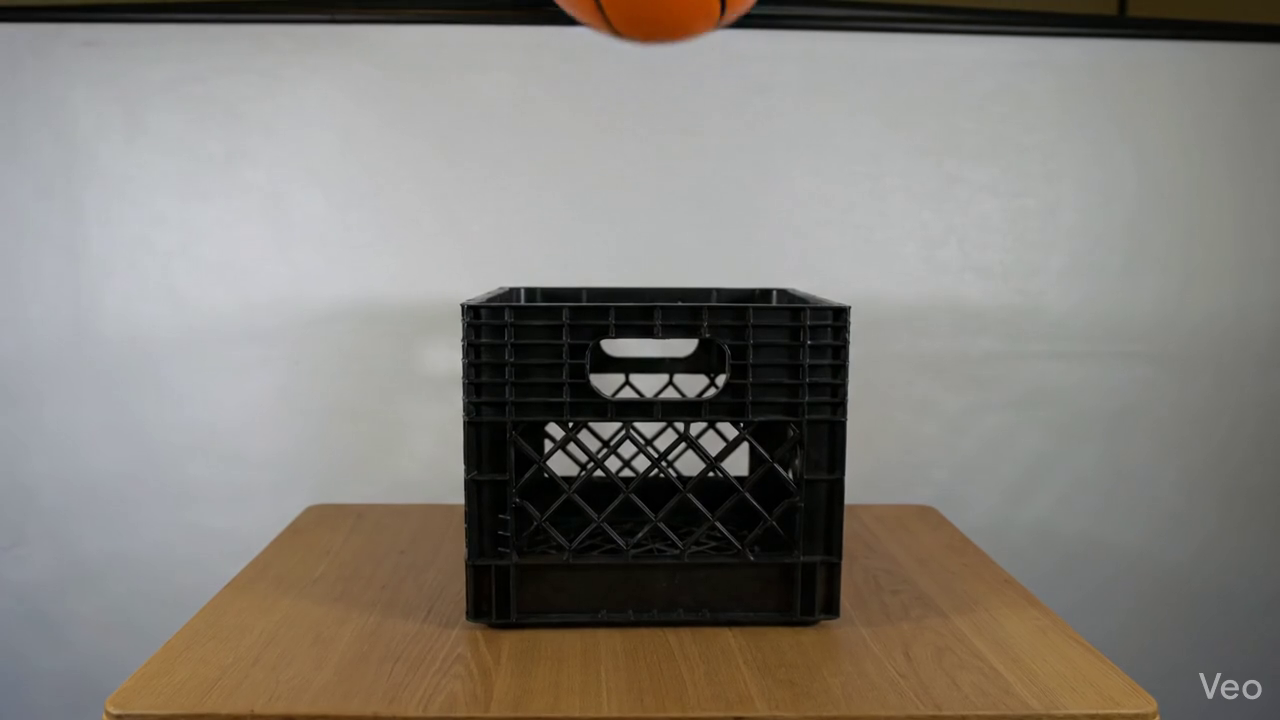
#> input picture frame 17 of test_videos/ai_generated/basketball-onto-crate.mp4, 1280 x 720 px, given in place of wan__unobs__019.mp4, which was not available
$ python make_failure_cases.py
#> lines starting #> are read from the running program, lines starting #| are printed output that depends on the picture; pictures that were not available may be replaced by others from this repository, and a replacement may not be noted
"""Figure: three annotated failure cases (Section 5.3). Frames are sampled from
the generated videos; ratings and issue text are the annotators'.

python paper/fig/make_failure_cases.py
"""
from pathlib import Path
import cv2
import matplotlib
matplotlib.use("Agg")
import matplotlib.pyplot as plt

ROOT = Path(__file__).resolve().parents[2]
OUT = Path(__file__).resolve().parent
CASES = [  # clip, frame indices, row label
    ("wan__unobs__019", [17, 51, 85, 120],
     r"(a) Wan 2.2: tea stated to be molasses-thick pours like water ($P{=}4$, $H{=}1$)"),
    ("hunyuan__unobs__022", [17, 51, 85, 120],
     r"(b) HunyuanVideo 1.5: rated as following the liquid-repellent surface, but the glass moves untouched ($P{=}1$, $H{=}3$)"),
    ("magi__unobs__011", [0, 40, 80, 119],
     r"(c) MAGI 4.5B: the robot barely moves; rated fully plausible ($P{=}4$, $H{=}1$, not completed)"),
]

plt.rcParams.update({"font.family": "serif",
                     "font.serif": ["Times New Roman", "Times", "Nimbus Roman", "DejaVu Serif"],
                     "mathtext.fontset": "stix"})
fig, axes = plt.subplots(len(CASES), 4, figsize=(5.5, 3.55),
                         gridspec_kw={"hspace": 0.32, "wspace": 0.03})
for r, (clip, idx, label) in enumerate(CASES):
    cap = cv2.VideoCapture(str(ROOT / "data/consolidated_videos" / f"{clip}.mp4"))
    for c, i in enumerate(idx):
        cap.set(cv2.CAP_PROP_POS_FRAMES, i)
        ok, f = cap.read()
        ax = axes[r, c]
        ax.imshow(cv2.cvtColor(f, cv2.COLOR_BGR2RGB), aspect="auto")
        ax.set_xticks([]); ax.set_yticks([])
        for s in ax.spines.values():
            s.set_linewidth(0.4)
        ax.text(0.03, 0.95, f"t={i / 24:.1f}s", transform=ax.transAxes, fontsize=6,
                va="top", color="white",
                bbox=dict(facecolor="black", alpha=0.5, pad=1, linewidth=0))
#> this loop made 4 passes
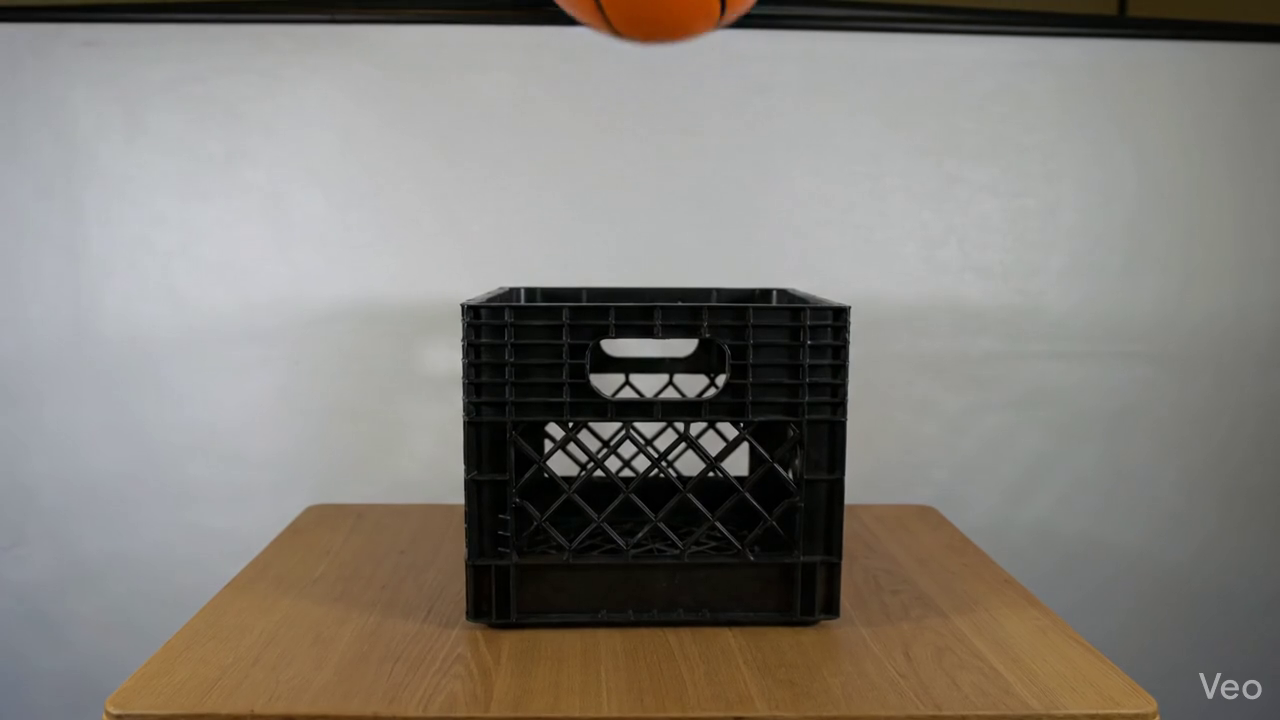
#> input picture frame 17 of test_videos/ai_generated/basketball-onto-crate.mp4, 1280 x 720 px, given in place of wan__unobs__019.mp4, which was not available
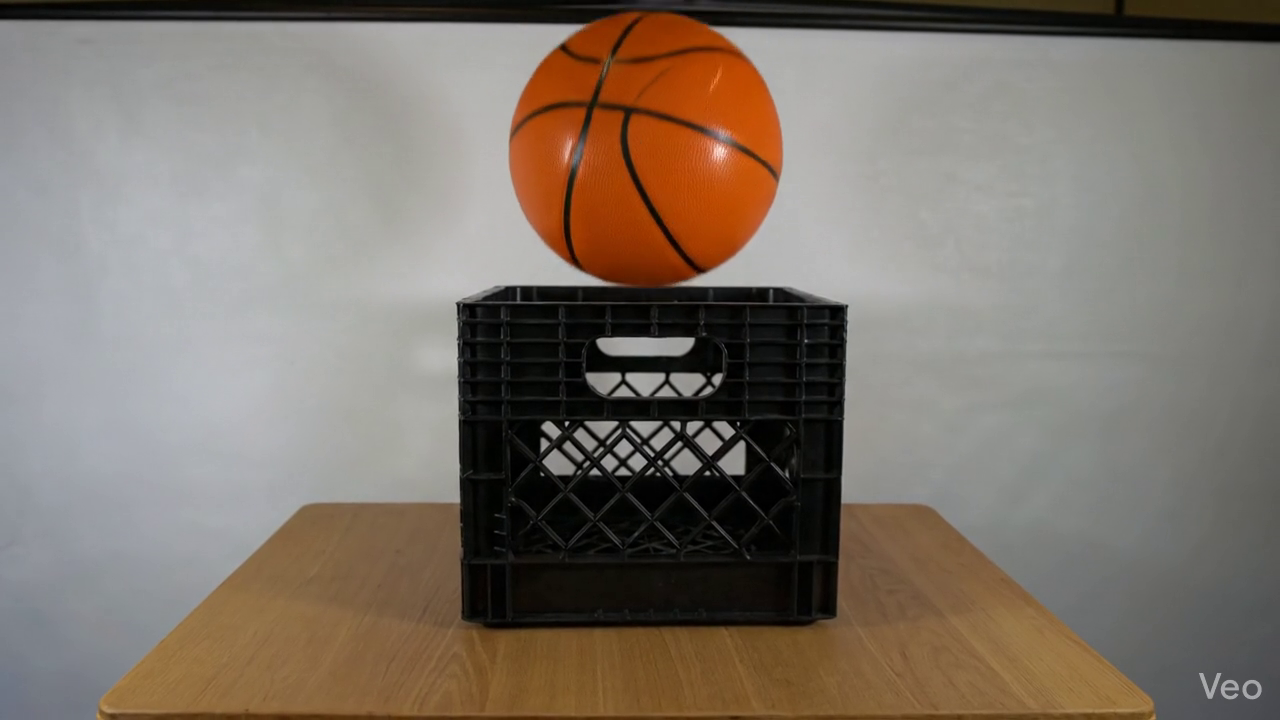
#> input picture frame 51 of test_videos/ai_generated/basketball-onto-crate.mp4, 1280 x 720 px, given in place of wan__unobs__019.mp4, which was not available
#> pass 3, `ok, f = cap.read()`:
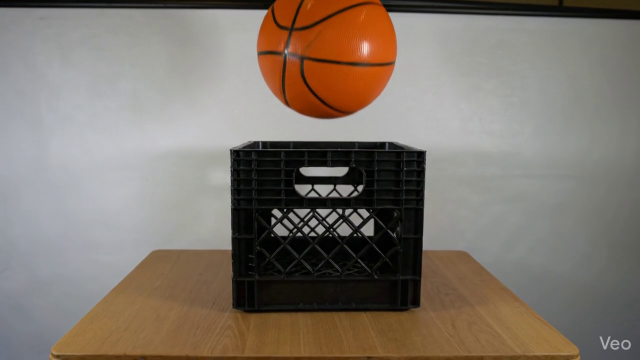
#> f: shape (720, 1280, 3) (shown at 1/2 size); mean B, G, R 108.6, 118.3, 128.4
#> after the loop:
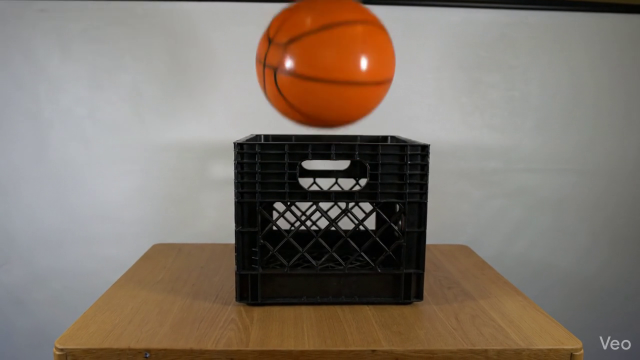
#> f: shape (720, 1280, 3) (shown at 1/2 size); mean B, G, R 107.2, 117.8, 128.8
#> pass 3 of the loop `for r, (clip, idx, label) in enumerate(CASES):`:
#> the loop `for c, i in enumerate(idx):` made 4 passes
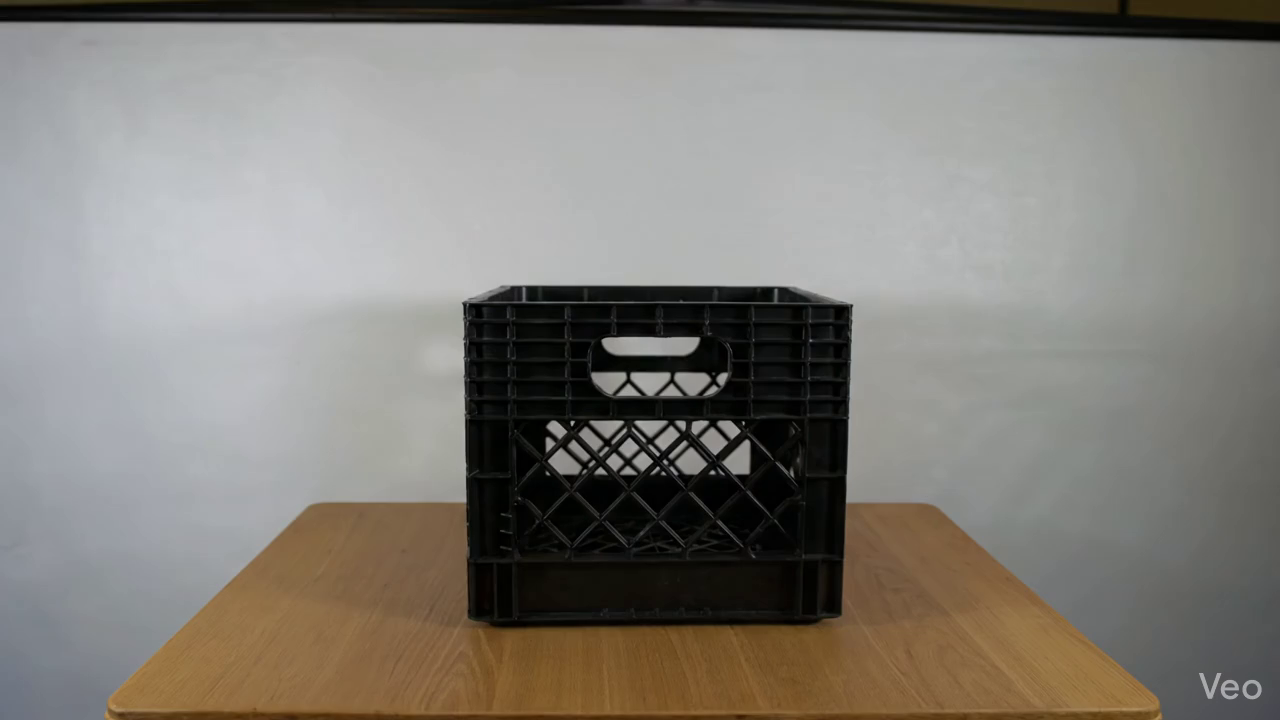
#> input picture frame 0 of test_videos/ai_generated/basketball-onto-crate.mp4, 1280 x 720 px, given in place of magi__unobs__011.mp4, which was not available
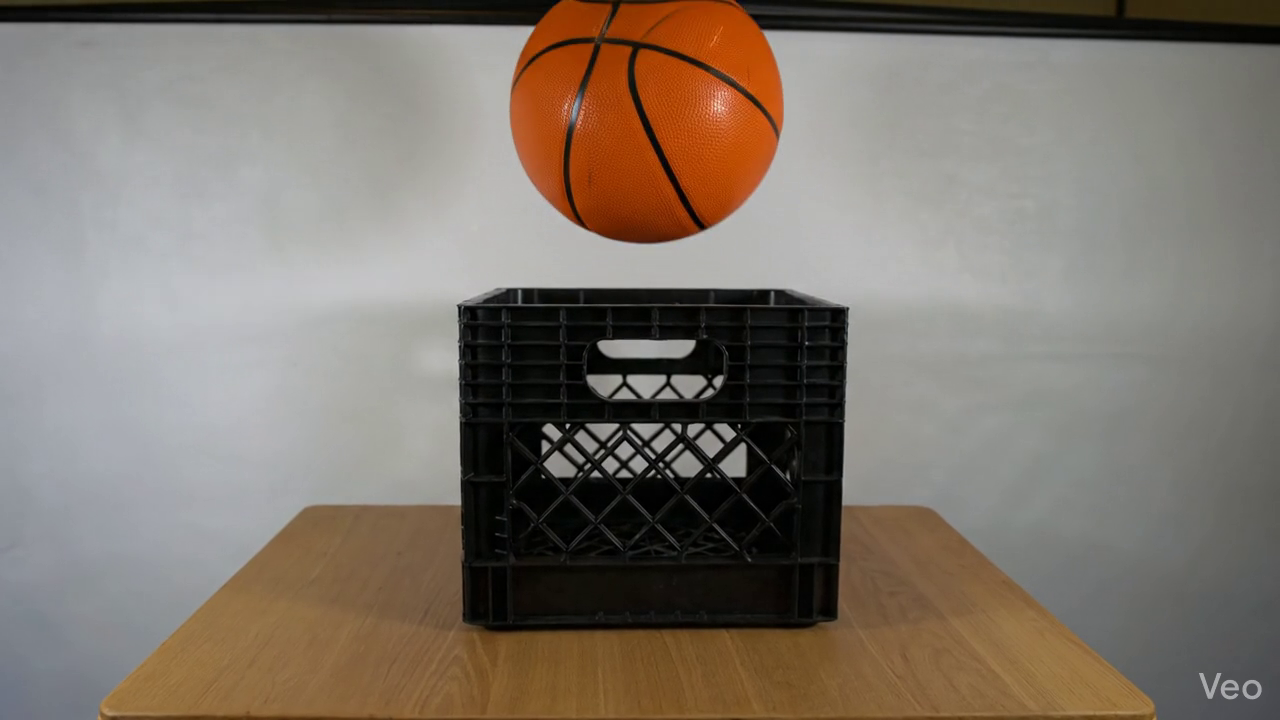
#> input picture frame 40 of test_videos/ai_generated/basketball-onto-crate.mp4, 1280 x 720 px, given in place of magi__unobs__011.mp4, which was not available
#> after the loop `for c, i in enumerate(idx):`:
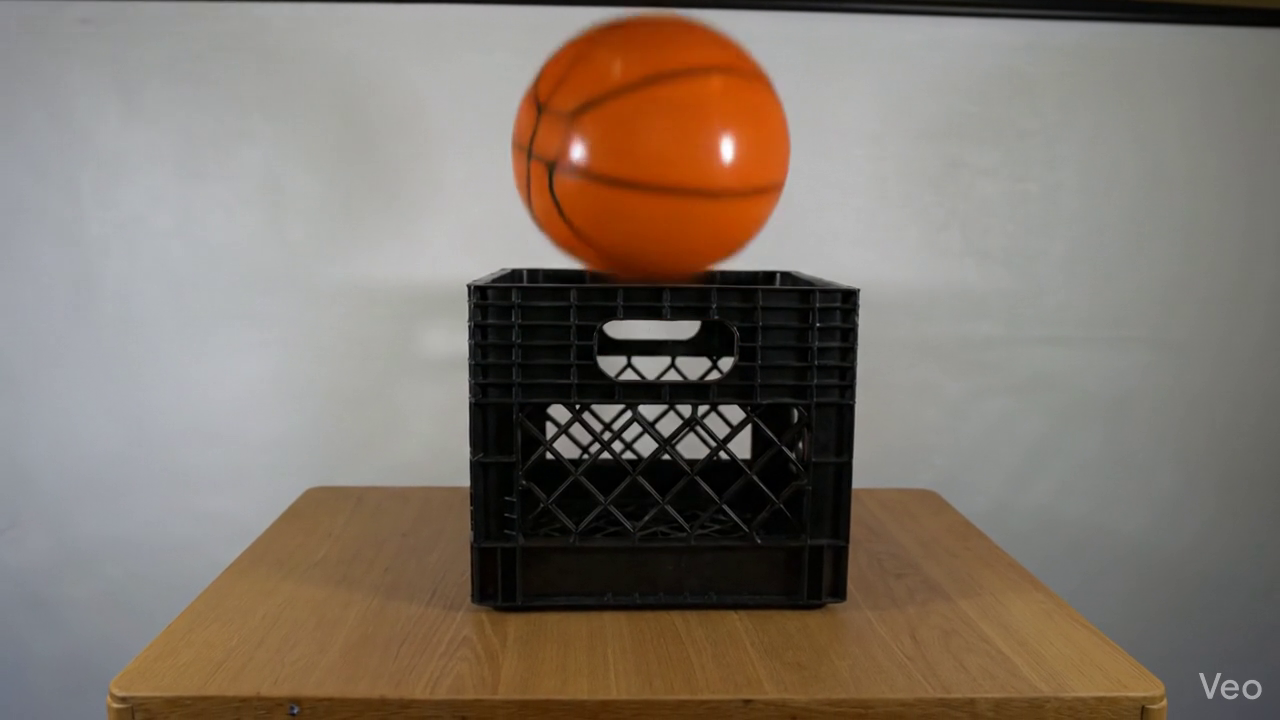
#> f: shape (720, 1280, 3); mean B, G, R 106.9, 117.6, 128.7
    axes[r, 0].set_title(label, loc="left", fontsize=8, pad=2.5,
                         x=0, transform=axes[r, 0].transAxes)
fig.subplots_adjust(left=0.005, right=0.995, top=0.95, bottom=0.005)
fig.savefig(OUT / "fig_failure_cases.pdf", dpi=220)
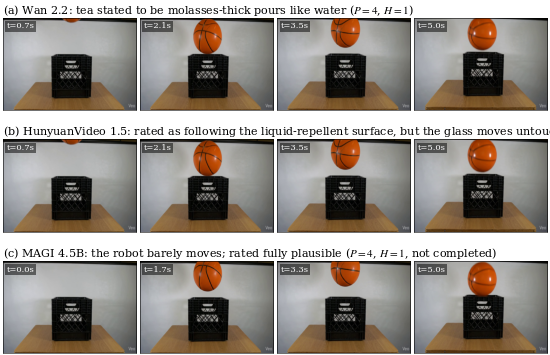
#> figure drawn by matplotlib, 12 panels
print("->", OUT / "fig_failure_cases.pdf")

$ run again, starting later in the video
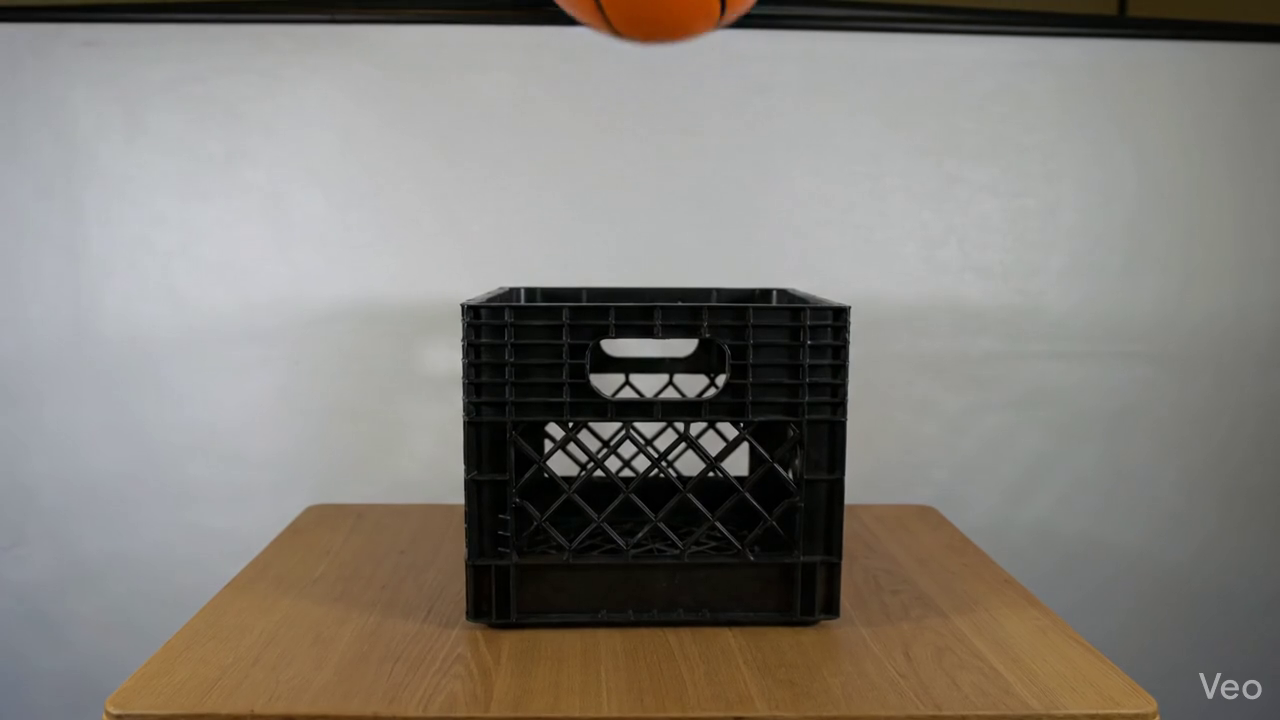
#> input picture frame 17 of test_videos/ai_generated/basketball-onto-crate.mp4, 1280 x 720 px, given in place of wan__unobs__019.mp4, which was not available
#> the loop `for c, i in enumerate(idx):` made 4 passes
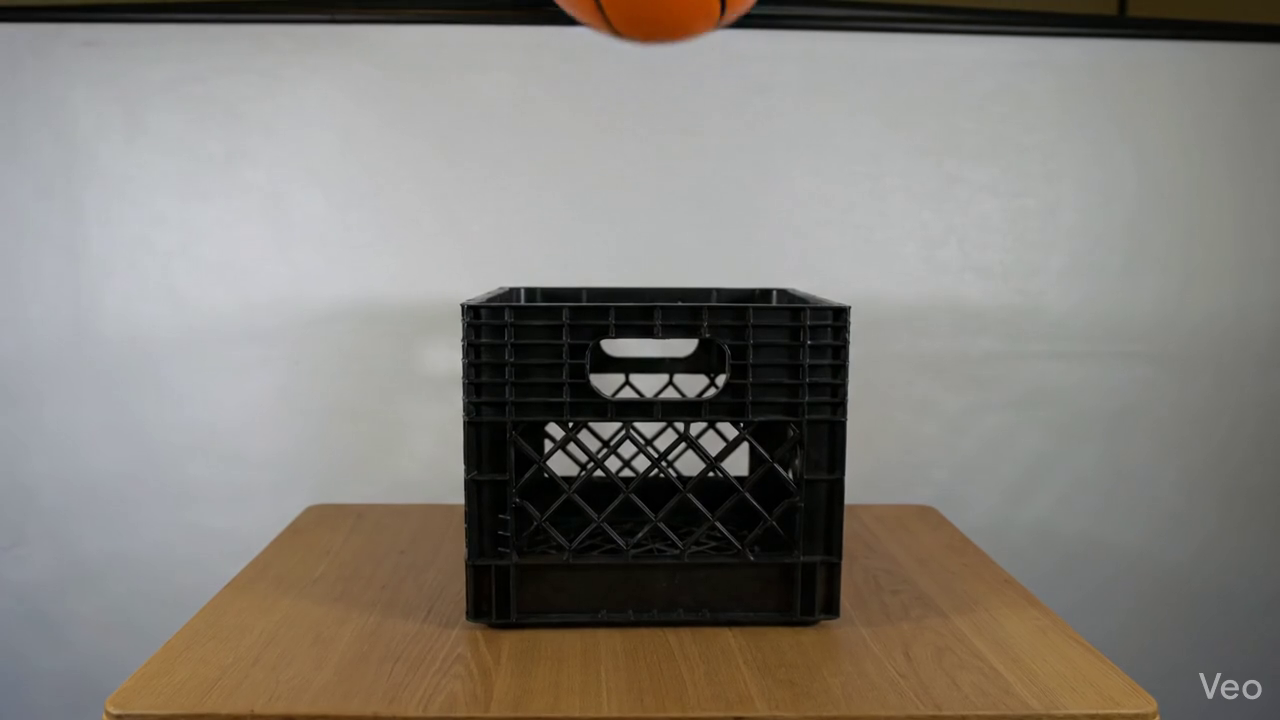
#> input picture frame 17 of test_videos/ai_generated/basketball-onto-crate.mp4, 1280 x 720 px, given in place of wan__unobs__019.mp4, which was not available
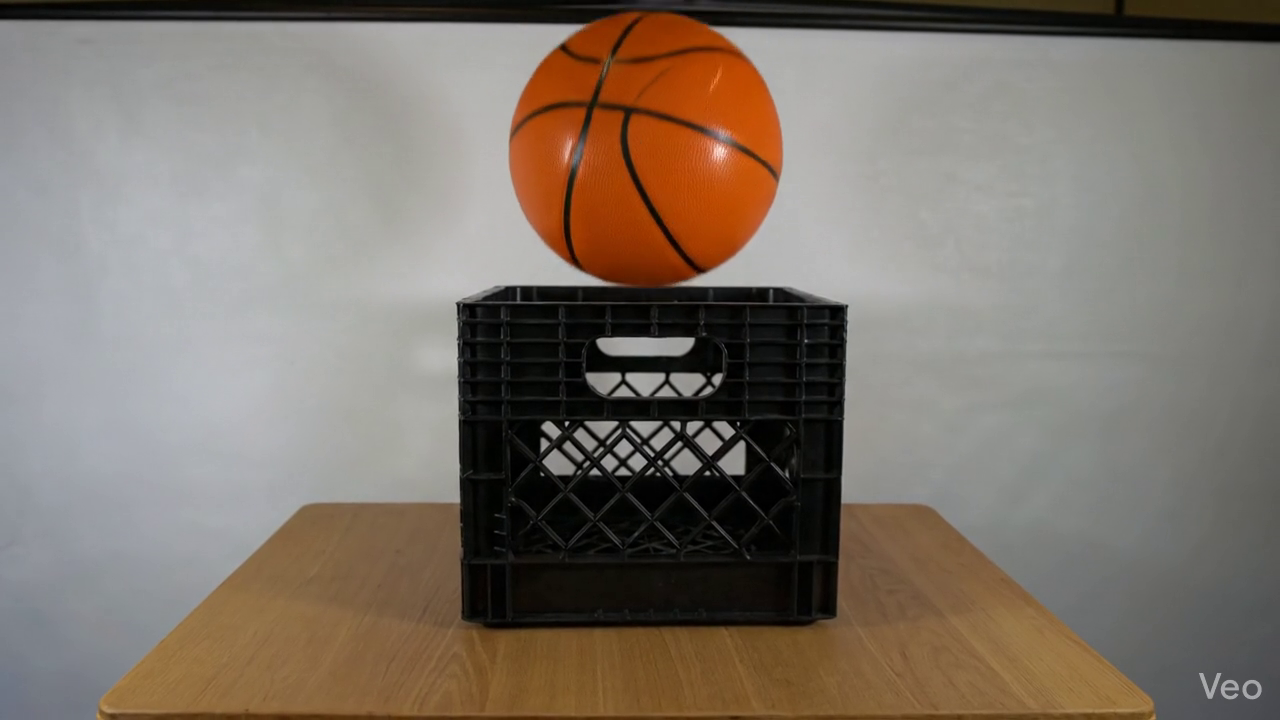
#> input picture frame 51 of test_videos/ai_generated/basketball-onto-crate.mp4, 1280 x 720 px, given in place of wan__unobs__019.mp4, which was not available
